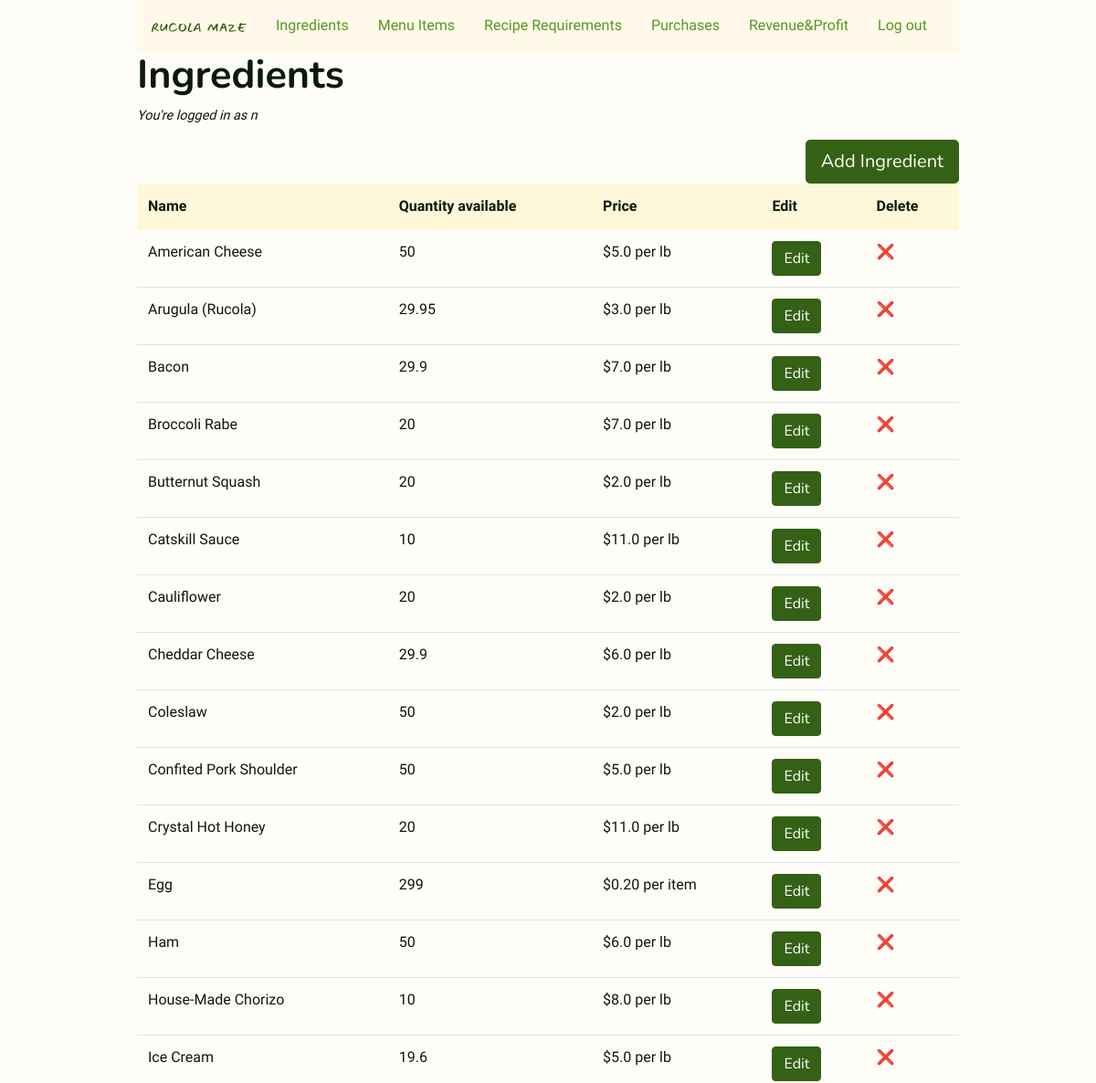
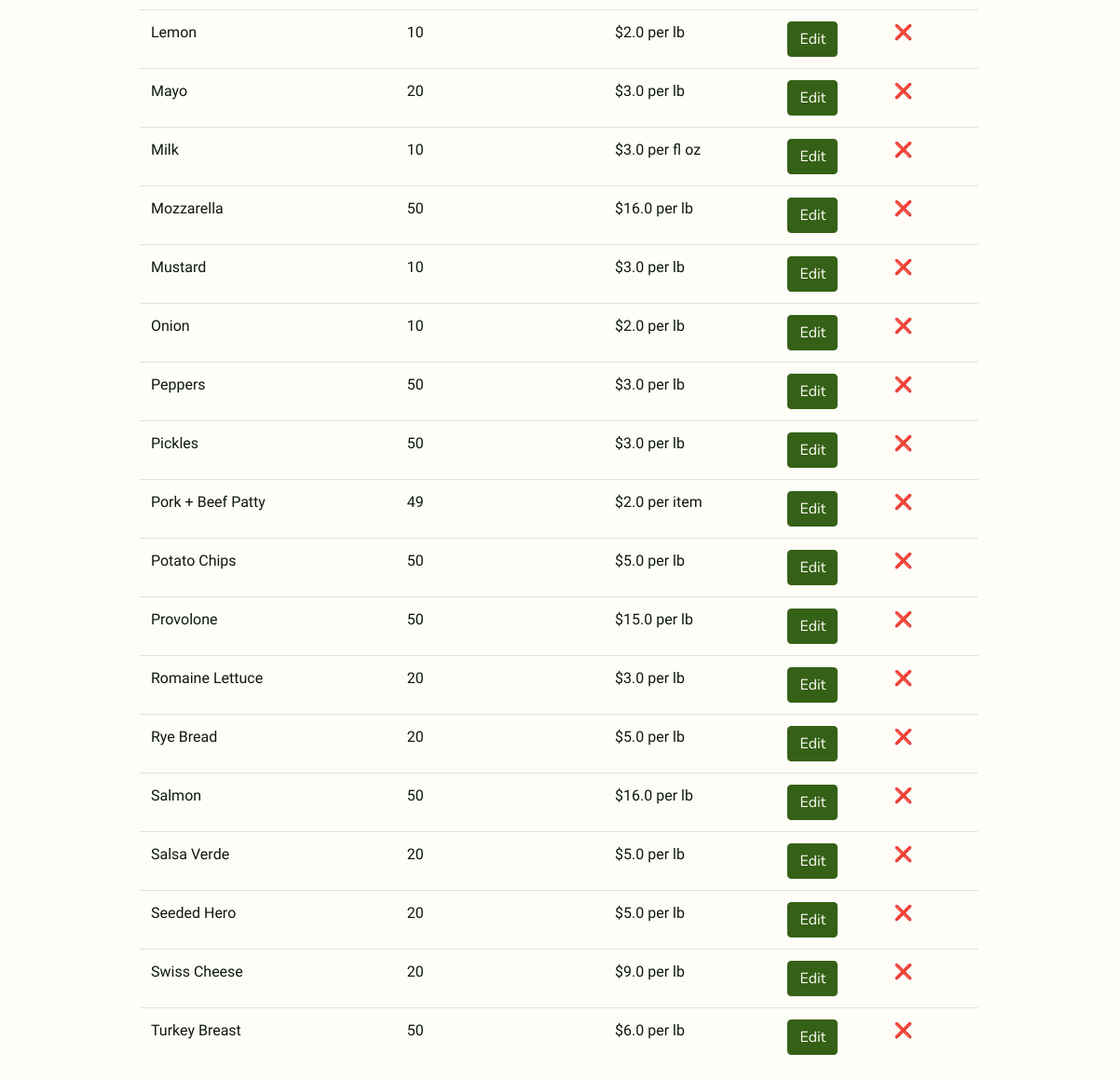
/ingredients/ (signed in), run on the app's committed database (2 pictures, top to bottom).
### rucola_maze/models.py (models this page shows, shortened)
class User(UserMixin, db.Model):
    id = mapped_column(db.Integer, primary_key=True)
    username = mapped_column(db.String(64), unique=True, index=True)
    email = mapped_column(db.String(128), index=True, unique=True)
    password_hash = mapped_column(db.String(128))
    joined_at = mapped_column(db.DateTime(), index=True, default=datetime.utcnow)

class Ingredient(db.Model):
    id = mapped_column(db.Integer, primary_key=True)
    name = mapped_column(db.String(96), unique=True, index=True)
    quantity_available = mapped_column(
        db.Numeric(precision=2, asdecimal=False, decimal_return_scale=None), default=0
    )
    unit = mapped_column(db.String(16))
    unit_price_dollars = mapped_column(db.Integer, default=0)
    unit_price_cents = mapped_column(db.Integer, default=0)
    in_recipe_requirements = db.relationship(
        "RecipeRequirement",
        backref="ingredient",
        lazy="dynamic",
        cascade="all, delete, delete-orphan",
    )

### rucola_maze/inventory.py (the view)
@bp.route("/ingredients/")
@login_required
def ingredients():
    ingredients = Ingredient.query.order_by(Ingredient.name)
    return render_template("inventory/ingredients.html", ingredients=ingredients)

### rucola_maze/models.py (called while the page is built)
@login_manager.user_loader
def load_user(user_id):
    return User.query.get(int(user_id))

### rucola_maze/templates/inventory/ingredients.html (shortened to what this page needs)
{% extends 'base.html' %}
{% block content %}
<div class="h1">
    <h1>Ingredients</h1>
</div>
<p class="small-text">You're logged in as {{ current_user.username }}</p>
<div><a class="btn btn-primary btn-lg right" href="{{ url_for('inventory.ingredient_new') }}" role="button">Add
        Ingredient</a>
</div>
<table class="table">
    <thead class="thead-light">
        <tr>
            <th>Name</th>
            <th>Quantity available</th>
            <th>Price</th>
            <th>Edit</th>
            <th>Delete</th>
        </tr>
    </thead>
    {% for ingredient in ingredients %}
    <tr>
        <td>{{ ingredient.name }}</td>
        <td>{{ ingredient.quantity_available }}</td>
        <td>${{ ingredient.unit_price_dollars }}.{{ ingredient.unit_price_cents }} per {{ ingredient.unit }}</td>
        <td><a href="{{ url_for('inventory.ingredient_edit', ingredient_id=ingredient.id) }}"><button
                    class="btn btn-primary">Edit</button></a>
        </td>
        <td><a href="{{ url_for('inventory.ingredient_delete', ingredient_id=ingredient.id) }}">❌</td>
    </tr>
    {% endfor %}
</table>
{% endblock %}

### rucola_maze/static/style.css (style rules this page uses)
body { font-family: PT Sans; color: #0C190B; background-color: #FFFDF8; width: 75%; margin: 0 auto; }
.small-text { font-size: 0.9em; font-style: italic; }
a { color: #559825; }
.h1 h1 { font-family: Nunito; font-weight: bold; font-size: 2.7rem; margin-top: 24; }
.btn-primary { background-color: #356116; color: #FFFDF8; font-family: Nunito; border-color: #356116; }
.right { float: right; }
.table .thead-light th { color: #0C190B; background-color: #FFF7DA; border-color: #FFF7DA; }

### data on the page
User: username "n"
Ingredient: name "American Cheese", quantity_available "50", unit_price_dollars "5", unit_price_cents "0", unit "lb"
Ingredient: name "Arugula (Rucola)", quantity_available "29.95", unit_price_dollars "3", unit_price_cents "0", unit "lb"
Ingredient: name "Bacon", quantity_available "29.9", unit_price_dollars "7", unit_price_cents "0", unit "lb"
Ingredient: name "Broccoli Rabe", quantity_available "20", unit_price_dollars "7", unit_price_cents "0", unit "lb"
Ingredient: name "Butternut Squash", quantity_available "20", unit_price_dollars "2", unit_price_cents "0", unit "lb"
Ingredient: name "Catskill Sauce", quantity_available "10", unit_price_dollars "11", unit_price_cents "0", unit "lb"
Ingredient: name "Cauliflower", quantity_available "20", unit_price_dollars "2", unit_price_cents "0", unit "lb"
Ingredient: name "Cheddar Cheese", quantity_available "29.9", unit_price_dollars "6", unit_price_cents "0", unit "lb"
Ingredient: name "Coleslaw", quantity_available "50", unit_price_dollars "2", unit_price_cents "0", unit "lb"
Ingredient: name "Confited Pork Shoulder", quantity_available "50", unit_price_dollars "5", unit_price_cents "0", unit "lb"
Ingredient: name "Crystal Hot Honey", quantity_available "20", unit_price_dollars "11", unit_price_cents "0", unit "lb"
Ingredient: name "Egg", quantity_available "299", unit_price_dollars "0", unit_price_cents "20", unit "item"
Ingredient: name "Ham", quantity_available "50", unit_price_dollars "6", unit_price_cents "0", unit "lb"
Ingredient: name "House-Made Chorizo", quantity_available "10", unit_price_dollars "8", unit_price_cents "0", unit "lb"
Ingredient: name "Ice Cream", quantity_available "19.6", unit_price_dollars "5", unit_price_cents "0", unit "lb"
Ingredient: name "Lemon", quantity_available "10", unit_price_dollars "2", unit_price_cents "0", unit "lb"
Ingredient: name "Mayo", quantity_available "20", unit_price_dollars "3", unit_price_cents "0", unit "lb"
Ingredient: name "Milk", quantity_available "10", unit_price_dollars "3", unit_price_cents "0", unit "fl oz"
Ingredient: name "Mozzarella", quantity_available "50", unit_price_dollars "16", unit_price_cents "0", unit "lb"
Ingredient: name "Mustard", quantity_available "10", unit_price_dollars "3", unit_price_cents "0", unit "lb"
Ingredient: name "Onion", quantity_available "10", unit_price_dollars "2", unit_price_cents "0", unit "lb"
Ingredient: name "Peppers", quantity_available "50", unit_price_dollars "3", unit_price_cents "0", unit "lb"
Ingredient: name "Pickles", quantity_available "50", unit_price_dollars "3", unit_price_cents "0", unit "lb"
Ingredient: name "Pork + Beef Patty", quantity_available "49", unit_price_dollars "2", unit_price_cents "0", unit "item"
Ingredient: name "Potato Chips", quantity_available "50", unit_price_dollars "5", unit_price_cents "0", unit "lb"
Ingredient: name "Provolone", quantity_available "50", unit_price_dollars "15", unit_price_cents "0", unit "lb"
Ingredient: name "Romaine Lettuce", quantity_available "20", unit_price_dollars "3", unit_price_cents "0", unit "lb"
Ingredient: name "Rye Bread", quantity_available "20", unit_price_dollars "5", unit_price_cents "0", unit "lb"
Ingredient: name "Salmon", quantity_available "50", unit_price_dollars "16", unit_price_cents "0", unit "lb"
Ingredient: name "Salsa Verde", quantity_available "20", unit_price_dollars "5", unit_price_cents "0", unit "lb"
Ingredient: name "Seeded Hero", quantity_available "20", unit_price_dollars "5", unit_price_cents "0", unit "lb"
Ingredient: name "Swiss Cheese", quantity_available "20", unit_price_dollars "9", unit_price_cents "0", unit "lb"
Ingredient: name "Turkey Breast", quantity_available "50", unit_price_dollars "6", unit_price_cents "0", unit "lb"
